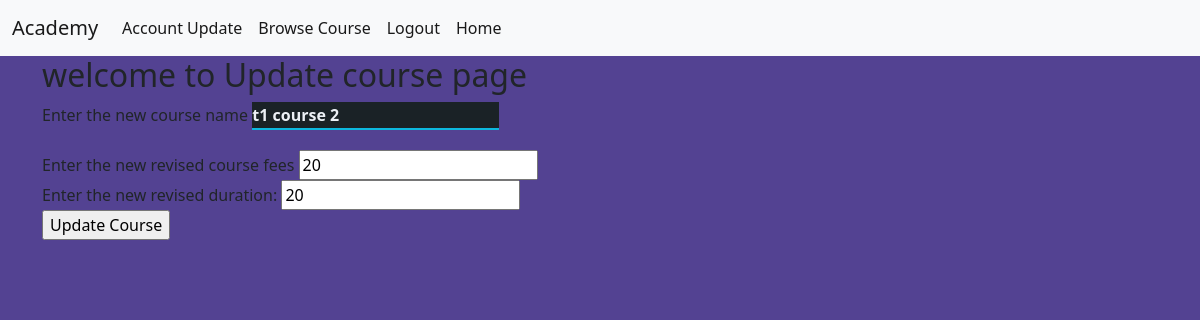
Page /update/10 (signed in) on the committed database.
### project/models.py (models this page shows, shortened)
class Course(db.Model):
    __tablename__ = 'course'
    course_id = db.Column(db.Integer, primary_key=True)
    course_name = db.Column(db.String(100))
    course_instructor = db.Column(db.String(50), db.ForeignKey('user.id'), nullable=False)
    course_fee = db.Column(db.Integer)
    course_created = db.Column(db.DateTime, nullable=False, default=datetime.utcnow)
    course_duration = db.Column(db.Integer, nullable=False)
    course_student = db.relationship('Student', backref='s_course', lazy='select')

### project/course/views.py (the view)
@course_blueprint.route('/update/<course_id>', methods=['GET', 'POST'])
@login_required
def update_course(course_id):
    print("Inside Upate Course Method and course id is ", course_id)
    update_form = UpdateCourseForm()
    course_details = Course.query.filter_by(course_id=course_id).first()  # get course details by using its ID
    if update_form.validate_on_submit():
        print("Inside IF Statement")
        course_details.course_name = update_form.course_name.data
        course_details.course_fee = update_form.course_fee.data
        course_details.course_duration = update_form.course_duration.data
        print("COurse New Details are :")
        db.session.commit()  # update doesn't require to add before committing
        return "Update in Else"
    elif request.method == 'GET':
        print("Inside ELSE Statement")
        update_form.course_name.data = course_details.course_name  # pre-fill the course_name
        update_form.course_fee.data = course_details.course_fee  # pre-fill the course fee
        update_form.course_duration.data = course_details.course_duration  # pre-fill the course duration
        return render_template('update_course.html', form=update_form)

### project/course/forms.py
class UpdateCourseForm(FlaskForm, UserMixin):
    course_name = StringField("Enter the new course name")
    course_fee = IntegerField("Enter the new revised course fees")
    course_duration = IntegerField("Enter the new revised duration: ")
    submit = SubmitField("Update Course")

### project/models.py (called while the page is built)
@login_manager.user_loader
def load_user(user_id):
    return User.query.get(user_id)

### project/course/templates/course/update_course.html (shortened to what this page needs)
<!DOCTYPE html>
{% extends "base.html" %}
{% block content %}
<div class="container">
<h2> welcome to Update course page</h2>
<form method="POST">
    {{ form.course_name.label }} {{ form.course_name }}<br>
    {{ form.course_fee.label }} {{ form.course_fee }}<br>
    {{ form.course_duration.label }} {{ form.course_duration }}<br>
    {{ form.submit }}
</form>
    </div>
{% endblock %}

### project/static/styles/mainpage.css (style rules this page uses)
body { background-color: #534292; }
input[type=text] { background-color: #1A2226; border: none; border-bottom: 2px solid #0DB8DE; border-top: 0px; border-radius: 0px; font-weight: bold; outline: 0; margin-bottom: 20px; padding-left: 0px; color: #ECF0F5; }

### rows in the picture
Course: course_name "t1 course 2", course_fee "20", course_duration "20"
